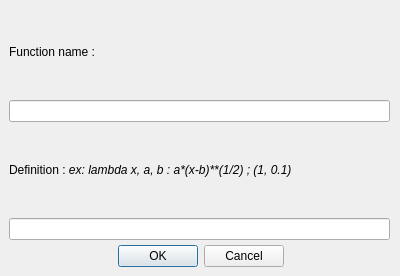
<?xml version="1.0" encoding="UTF-8"?>
<ui version="4.0">
 <class>customFitDialog</class>
 <widget class="QDialog" name="customFitDialog">
  <property name="geometry">
   <rect>
    <x>0</x>
    <y>0</y>
    <width>400</width>
    <height>276</height>
   </rect>
  </property>
  <property name="windowTitle">
   <string>New Fit Definition</string>
  </property>
  <property name="windowOpacity">
   <double>4.000000000000000</double>
  </property>
  <property name="sizeGripEnabled">
   <bool>false</bool>
  </property>
  <widget class="QDialogButtonBox" name="customFitButtonBox">
   <property name="geometry">
    <rect>
     <x>30</x>
     <y>240</y>
     <width>341</width>
     <height>32</height>
    </rect>
   </property>
   <property name="orientation">
    <enum>Qt::Horizontal</enum>
   </property>
   <property name="standardButtons">
    <set>QDialogButtonBox::Cancel|QDialogButtonBox::Ok</set>
   </property>
   <property name="centerButtons">
    <bool>true</bool>
   </property>
  </widget>
  <widget class="QWidget" name="verticalLayoutWidget">
   <property name="geometry">
    <rect>
     <x>9</x>
     <y>9</y>
     <width>381</width>
     <height>231</height>
    </rect>
   </property>
   <layout class="QVBoxLayout" name="verticalLayout">
    <item>
     <widget class="QLabel" name="customFitNameLabel">
      <property name="text">
       <string>Function name :</string>
      </property>
     </widget>
    </item>
    <item>
     <widget class="QLineEdit" name="customFitName"/>
    </item>
    <item>
     <widget class="QLabel" name="customFitDefLabel">
      <property name="text">
       <string>&lt;html&gt;&lt;head/&gt;&lt;body&gt;&lt;p&gt;Definition : &lt;span style=&quot; font-style:italic;&quot;&gt;ex: lambda x, a, b : a*(x-b)**(1/2) ; (1, 0.1)&lt;/span&gt;&lt;/p&gt;&lt;/body&gt;&lt;/html&gt;</string>
      </property>
     </widget>
    </item>
    <item>
     <widget class="QLineEdit" name="customFitDef"/>
    </item>
   </layout>
  </widget>
 </widget>
 <resources/>
 <connections>
  <connection>
   <sender>customFitButtonBox</sender>
   <signal>accepted()</signal>
   <receiver>customFitDialog</receiver>
   <slot>accept()</slot>
   <hints>
    <hint type="sourcelabel">
     <x>248</x>
     <y>254</y>
    </hint>
    <hint type="destinationlabel">
     <x>157</x>
     <y>274</y>
    </hint>
   </hints>
  </connection>
  <connection>
   <sender>customFitButtonBox</sender>
   <signal>rejected()</signal>
   <receiver>customFitDialog</receiver>
   <slot>reject()</slot>
   <hints>
    <hint type="sourcelabel">
     <x>316</x>
     <y>260</y>
    </hint>
    <hint type="destinationlabel">
     <x>286</x>
     <y>274</y>
    </hint>
   </hints>
  </connection>
 </connections>
</ui>
